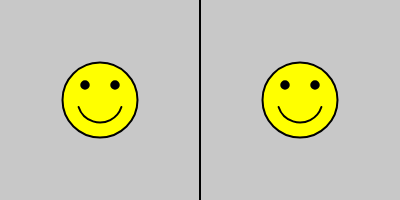
Frame 1 (no input)
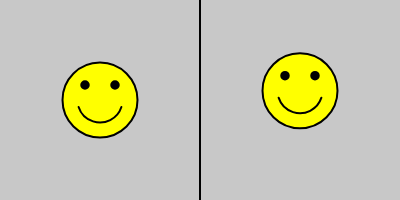
Frame 60 (no input)
Frame 120 (the mouse pressed at the canvas centre since frame 60): identical to frame 60, image omitted

The p5.js sketch that drew these frames (run headless with seeded random() and noise() and a simulated clock; from frame 60 on, the mouse is pressed at the canvas centre):

// p5.js sketch
// ── sketch.js
let y;
let j;
function setup() {
  // put setup code here
  createCanvas(400,200);
  background(200);
  y = 100;
  j = 0;
}

function wajah(x,y){
  var diam = 75
  // Face
  fill(255, 255, 0);
  stroke(0);
  strokeWeight(2);
  ellipse(x, y, diam, diam);
  
  // Smile
  var startAng = .1*PI
  var endAng = .9*PI
  var smileDiam = .6*diam;
  arc(x, y, smileDiam, smileDiam, startAng, endAng);
  
  // Eyes
  var offset = .2*diam;
  var eyeDiam = .1*diam;
  fill(0);
  ellipse(x-offset, y-offset, eyeDiam, eyeDiam);
  ellipse(x+offset, y-offset, eyeDiam, eyeDiam);
}

function draw() {

  
  /*
  
  // put drawing code here
  point(50,50);
  line(50,80,80,150);
  rect(100,50, 30, 50);
  ellipse(100,100, 50, 50);
  arc(200,100, 50, 50, radians(0), radians(270));
  */

  /*
  ellipse(55, 100, 50, 50);
  strokeWeight(8); // Stroke weight to 8 pixels 
  ellipse(130, 100, 50, 50);
  ellipse(205, 100, 50, 50);
  strokeWeight(20);  // Stroke weight to 20 pixels
  ellipse(280, 100, 50, 50);
  */

  /*
  strokeWeight(25)
  strokeJoin(ROUND); 
  rect(40, 75, 50, 50); 
  strokeJoin(BEVEL); 
  rect(140, 75, 50, 50); 
  
  strokeCap(SQUARE); 
  line(230, 75, 300, 125); 
  strokeCap(ROUND); 
  line(300, 75, 370, 125);
  */

  /*
  strokeWeight(2);  
  fill(200,234,100)
  ellipse(55, 100, 50, 50);
  strokeWeight(8); // Stroke weight to 8 pixels 
  fill(140,0,100)
  ellipse(130, 100, 50, 50);
  stroke(123,234,233)
  ellipse(205, 100, 50, 50);
  noStroke();  // Stroke weight to 20 pixels
  ellipse(280, 100, 50, 50);
  */

  /*
  fill(122,234,100);
  beginShape(); 
  vertex(200, 20); 
  vertex(300, 60);
  vertex(250, 60);
  vertex(250, 120);
  vertex(150, 120);
  vertex(150, 60);
  vertex(100, 60);
  endShape(CLOSE);
  */

  /*
  var x = 10;
  for (var j=0; j<390;j++){
    y = 100+ 30 * Math.sin(PI/10*x)
    point(x,y)
    x = x + 1;
  }
  */
  
  background(200);
  wajah(100,100);
  line(200,0,200,200)

  
  var y =  100 + 30 * Math.sin(PI/10*j)
  j+=1
  wajah(300, y);
    
  
  
}
// ── myface.js
class myFace{
    constructor(x,y){
        this.x = x;
        this.y = y;
    }

    show(){
    var diam = 120
        // Face
      fill(255, 255, 0);
      stroke(0);
      strokeWeight(2);
      ellipse(x, y, diam, diam);
      
      // Smile
      var startAng = .1*PI
      var endAng = .9*PI
      var smileDiam = .6*diam;
      arc(x, y, smileDiam, smileDiam, startAng, endAng);
      
      // Eyes
      var offset = .2*diam;
      var eyeDiam = .1*diam;
      fill(0);
      ellipse(x-offset, y-offset, eyeDiam, eyeDiam);
      ellipse(x+offset, y-offset, eyeDiam, eyeDiam);
    }
}
